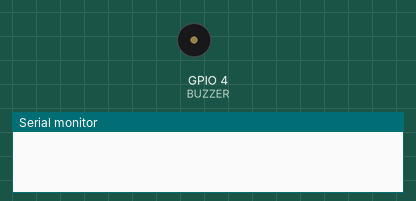
Simulated run of this sketch. Board: ESP32-C3. Parts: buzzer (waves = sounding), the last lines printed to the serial monitor.

Above: at 0.0 s.
At 1.1 s:
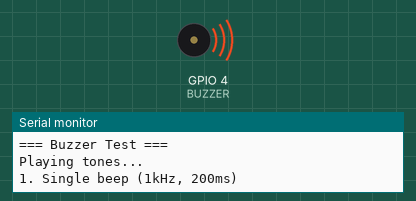
Timing chart, 0 to 5.5 s (numbered marks = the images above):
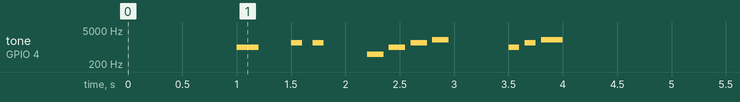

The sketch:

buzzer_test.ino
```cpp
// Buzzer Test for ESP32-C3

#define BUZZER 4

void setup() {
  Serial.begin(115200);
  delay(1000);

  pinMode(BUZZER, OUTPUT);

  Serial.println("=== Buzzer Test ===");
  Serial.println("Playing tones...\n");

  // Test 1: Single beep
  Serial.println("1. Single beep (1kHz, 200ms)");
  tone(BUZZER, 1000, 200);
  delay(500);

  // Test 2: Two short beeps
  Serial.println("2. Two short beeps");
  tone(BUZZER, 1500, 100);
  delay(200);
  tone(BUZZER, 1500, 100);
  delay(500);

  // Test 3: Ascending tones
  Serial.println("3. Ascending tones");
  for (int freq = 500; freq <= 2000; freq += 500) {
    tone(BUZZER, freq, 150);
    delay(200);
  }
  delay(500);

  // Test 4: Simple melody (startup sound)
  Serial.println("4. Startup melody");
  tone(BUZZER, 1000, 100);
  delay(150);
  tone(BUZZER, 1500, 100);
  delay(150);
  tone(BUZZER, 2000, 200);
  delay(500);

  Serial.println("\nBuzzer test complete!");
}

void loop() {
  // Empty
}
```
